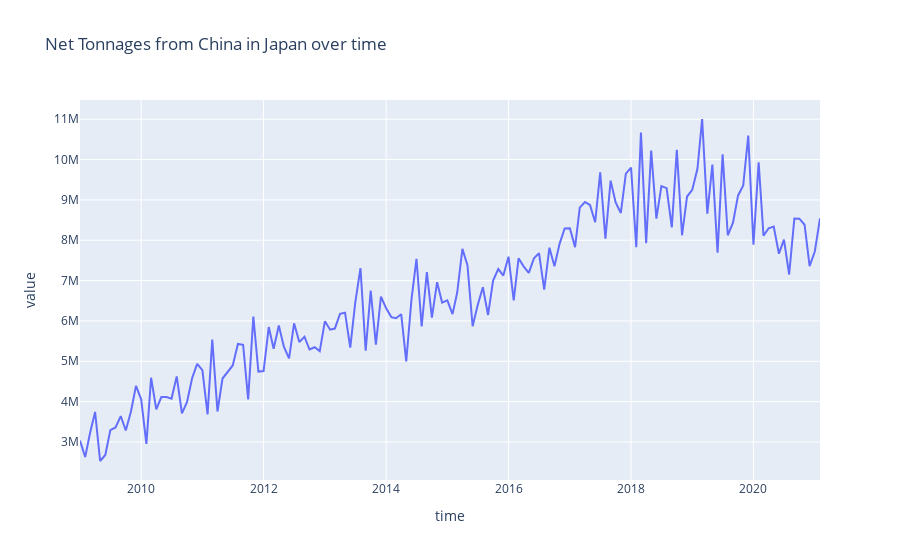

Write notebook code for a chart like this one.
### Code cell
plot_time_trend(df[(df["country"] == 100) & (df["variable"] == "Net Tonnages")].sort_values(["time"]), "Net Tonnages from China in Japan over time")

### Figure 1 — Plotly figure (JSON) as saved in the notebook; plotly's stock layout.template omitted (floating-point values rounded to 4 significant figures; data arrays with more than 128 entries replaced by an {"elided": "..."} marker saying what was removed)
{"data": [{"hovertemplate": "time=%{x}<br>value=%{y}<extra></extra>", "legendgroup": "", "line": {"color": "#636efa", "dash": "solid"}, "mode": "lines", "name": "", "orientation": "v", "showlegend": false, "type": "scatter", "x": {"elided": "146 str values"}, "xaxis": "x", "y": {"elided": "146 int values"}, "yaxis": "y"}], "layout": {"legend": {"tracegroupgap": 0}, "title": {"text": "Net Tonnages from China in Japan over time"}, "xaxis": {"anchor": "y", "domain": [0, 1], "title": {"text": "time"}}, "yaxis": {"anchor": "x", "domain": [0, 1], "title": {"text": "value"}}}}
